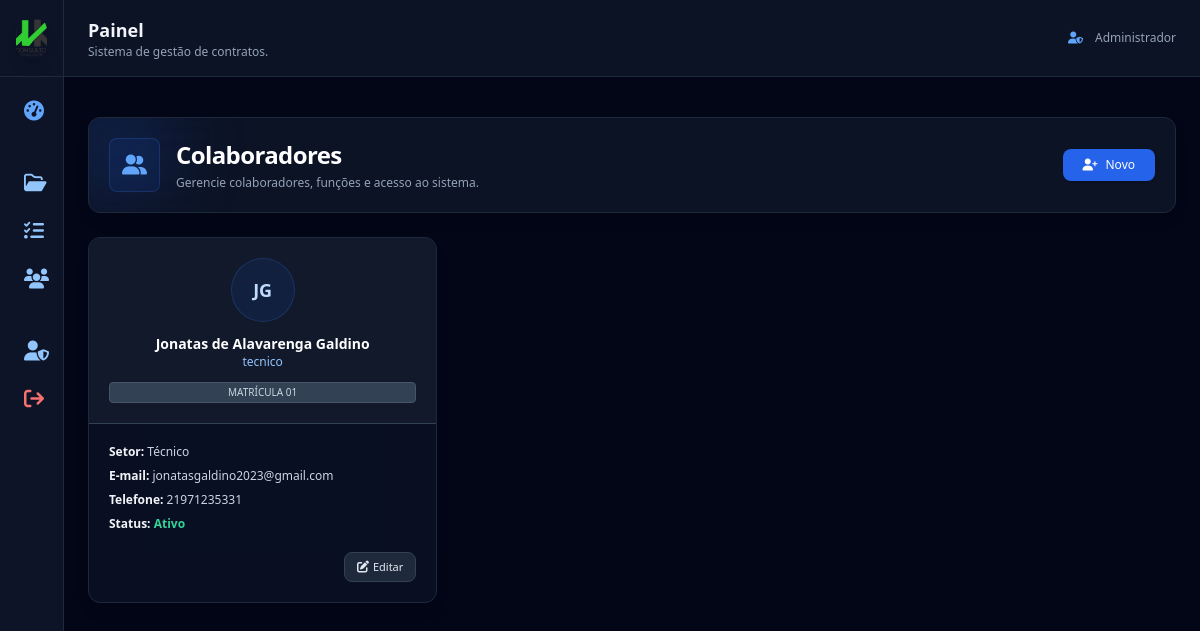
The page /colaboradores (signed in) on the database as committed earlier.
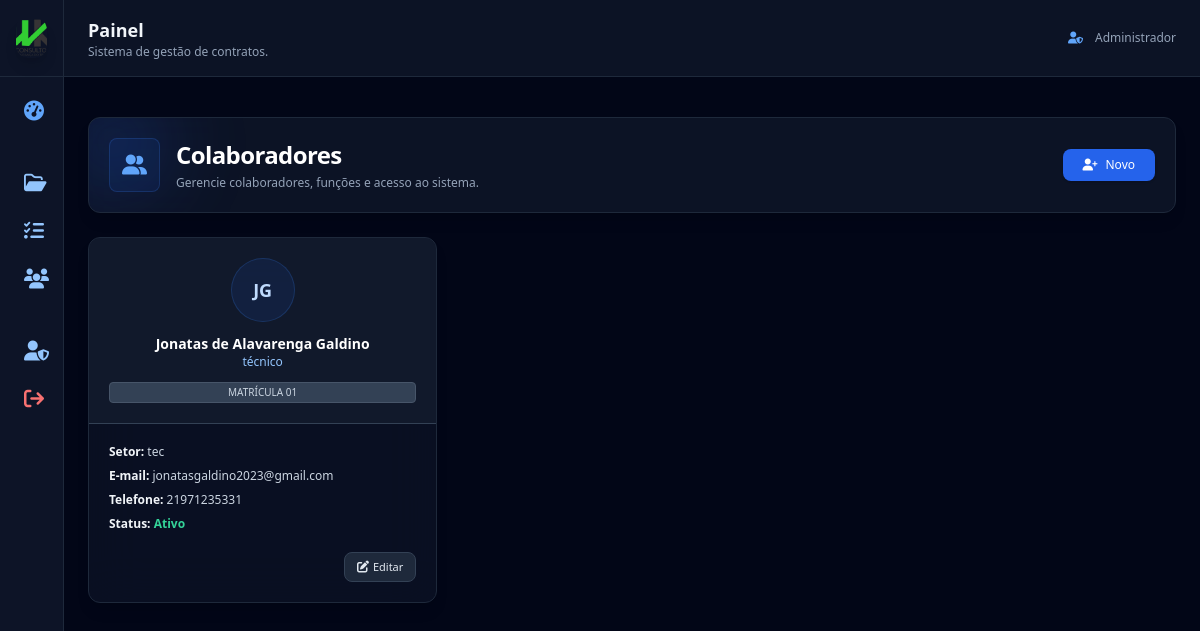
The same page on the database as committed later.
### app.py (models this page shows)
class Collaborator(db.Model):
    id = db.Column(db.Integer, primary_key=True)
    matricula = db.Column(db.String(20), unique=True)
    nome = db.Column(db.String(150))
    email = db.Column(db.String(120), unique=True)
    telefone = db.Column(db.String(20))
    setor = db.Column(db.String(120))
    funcao = db.Column(db.String(120))
    foto = db.Column(db.String(255))
    ativo = db.Column(db.Boolean, default=True)
    password = db.Column(db.String(255))
    created_at = db.Column(db.DateTime, default=datetime.utcnow)

### app.py (the view)
@app.route("/colaboradores")
@login_required
def colaboradores():
    if current_user.role != "admin":
        return redirect("/")
    colaboradores = Collaborator.query.order_by(Collaborator.nome).all()
    return render_template("colaboradores.html", colaboradores=colaboradores)

### app.py (called while the page is built, shortened)
@login_manager.user_loader
def load_user(user_id):
    return User.query.get(int(user_id))

@app.before_request
def criar_admin_automatico():
    admin = User.query.filter_by(email="admin@admin.com").first()

### templates/colaboradores.html (shortened to what this page needs)
{% extends "base.html" %}
{% block content %}
<section class="mb-6">
  <div class="rounded-xl p-5 bg-slate-900/80 backdrop-blur-xl
              border border-slate-800 shadow-lg flex items-center justify-between relative overflow-hidden">
    <div class="absolute -top-8 -left-8 w-28 h-28 bg-blue-600/20 blur-2xl rounded-full"></div>
    <div class="relative flex items-center gap-4">
      <div class="p-3 bg-blue-600/10 rounded-lg border border-blue-500/20">
        <i class="fa-solid fa-user-group text-blue-400 text-xl"></i>
      </div>
      <div>
        <h1 class="text-2xl font-bold text-white tracking-tight">
          Colaboradores
        </h1>
        <p class="text-xs text-slate-400 mt-1">
          Gerencie colaboradores, funções e acesso ao sistema.
        </p>
      </div>
    </div>
    <button onclick="abrirModalColab()"
      class="px-5 py-2 bg-blue-600 hover:bg-blue-700 text-white text-xs rounded-lg shadow flex items-center gap-2">
      <i class="fa-solid fa-user-plus"></i>
      Novo
    </button>
  </div>
</section>
{% if colaboradores %}
<div class="grid grid-cols-1 sm:grid-cols-2 lg:grid-cols-3 xl:grid-cols-4 gap-5">
  {% for c in colaboradores %}
  <div class="bg-slate-900/60 backdrop-blur-xl rounded-xl border border-slate-800 shadow-lg
              hover:border-blue-500/40 transition-all p-0 overflow-hidden">
    <div class="bg-slate-800/40 border-b border-slate-700 p-5 text-center">
      <div class="mx-auto w-16 h-16 rounded-full bg-blue-600/10 border border-blue-500/20
                  flex items-center justify-center text-lg font-semibold text-blue-200">
        {{ c.nome.split()[0][0] }}{{ c.nome.split()[-1][0] }}
      </div>
      <h3 class="text-white font-semibold mt-3 text-sm">{{ c.nome }}</h3>
      <p class="text-xs text-blue-300">{{ c.funcao }}</p>
      <span class="block mt-3 text-[10px] px-2 py-0.5 rounded bg-slate-700 text-slate-300 border border-slate-600">
        MATRÍCULA {{ c.matricula }}
      </span>
    </div>
    <div class="p-5 text-slate-300 text-xs space-y-2">
      <p><strong class="text-slate-100">Setor:</strong> {{ c.setor }}</p>
      <p><strong class="text-slate-100">E-mail:</strong> {{ c.email or "-" }}</p>
      <p><strong class="text-slate-100">Telefone:</strong> {{ c.telefone or "-" }}</p>
      <p>
        <strong class="text-slate-100">Status:</strong>
        {% if c.ativo %}
          <span class="text-emerald-400 font-semibold">Ativo</span>
        {% else %}
          <span class="text-red-400 font-semibold">Inativo</span>
        {% endif %}
      </p>
      <div class="pt-3 flex justify-end">
        <button onclick="abrirModalEditar('{{ c.id }}')"
          class="px-3 py-1.5 bg-slate-800 hover:bg-slate-700 text-slate-200 rounded-lg
                 text-[11px] border border-slate-700 flex items-center gap-1">
          <i class="fa-solid fa-pen-to-square text-xs"></i> Editar
        </button>
      </div>
    </div>
  </div>
  {% endfor %}
</div>
{% else %}
<p class="text-slate-500 text-center mt-10 italic text-sm">Nenhum colaborador cadastrado.</p>
{% endif %}
{% endblock %}

Rows that differ between the two databases and show on the page:
changed Collaborator "Jonatas de Alavarenga Galdino": funcao "tecnico" → "técnico"; setor "Técnico" → "tec"
